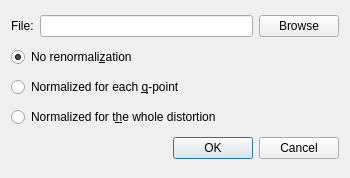
<?xml version="1.0" encoding="UTF-8"?>
<ui version="4.0">
 <class>AnalyzeDialog</class>
 <widget class="QDialog" name="AnalyzeDialog">
  <property name="geometry">
   <rect>
    <x>0</x>
    <y>0</y>
    <width>350</width>
    <height>178</height>
   </rect>
  </property>
  <property name="windowTitle">
   <string>Option for the projection</string>
  </property>
  <layout class="QVBoxLayout" name="verticalLayout">
   <item>
    <layout class="QHBoxLayout" name="horizontalLayout">
     <item>
      <widget class="QLabel" name="fileLabel">
       <property name="text">
        <string>File:</string>
       </property>
      </widget>
     </item>
     <item>
      <widget class="QLineEdit" name="file"/>
     </item>
     <item>
      <widget class="QPushButton" name="browse">
       <property name="text">
        <string>Browse</string>
       </property>
      </widget>
     </item>
    </layout>
   </item>
   <item>
    <widget class="QRadioButton" name="no">
     <property name="text">
      <string>No renormali&amp;zation</string>
     </property>
     <property name="checked">
      <bool>true</bool>
     </property>
     <attribute name="buttonGroup">
      <string notr="true">normalization</string>
     </attribute>
    </widget>
   </item>
   <item>
    <widget class="QRadioButton" name="normalized">
     <property name="text">
      <string>Normalized for each &amp;q-point</string>
     </property>
     <attribute name="buttonGroup">
      <string notr="true">normalization</string>
     </attribute>
    </widget>
   </item>
   <item>
    <widget class="QRadioButton" name="fullnormalized">
     <property name="text">
      <string>Normalized for t&amp;he whole distortion</string>
     </property>
     <attribute name="buttonGroup">
      <string notr="true">normalization</string>
     </attribute>
    </widget>
   </item>
   <item>
    <widget class="QDialogButtonBox" name="buttonBox">
     <property name="orientation">
      <enum>Qt::Horizontal</enum>
     </property>
     <property name="standardButtons">
      <set>QDialogButtonBox::Cancel|QDialogButtonBox::Ok</set>
     </property>
    </widget>
   </item>
  </layout>
 </widget>
 <resources/>
 <connections>
  <connection>
   <sender>buttonBox</sender>
   <signal>rejected()</signal>
   <receiver>AnalyzeDialog</receiver>
   <slot>reject()</slot>
   <hints>
    <hint type="sourcelabel">
     <x>268</x>
     <y>105</y>
    </hint>
    <hint type="destinationlabel">
     <x>277</x>
     <y>141</y>
    </hint>
   </hints>
  </connection>
  <connection>
   <sender>buttonBox</sender>
   <signal>accepted()</signal>
   <receiver>AnalyzeDialog</receiver>
   <slot>accept()</slot>
   <hints>
    <hint type="sourcelabel">
     <x>247</x>
     <y>105</y>
    </hint>
    <hint type="destinationlabel">
     <x>157</x>
     <y>141</y>
    </hint>
   </hints>
  </connection>
 </connections>
 <buttongroups>
  <buttongroup name="normalization"/>
 </buttongroups>
</ui>
